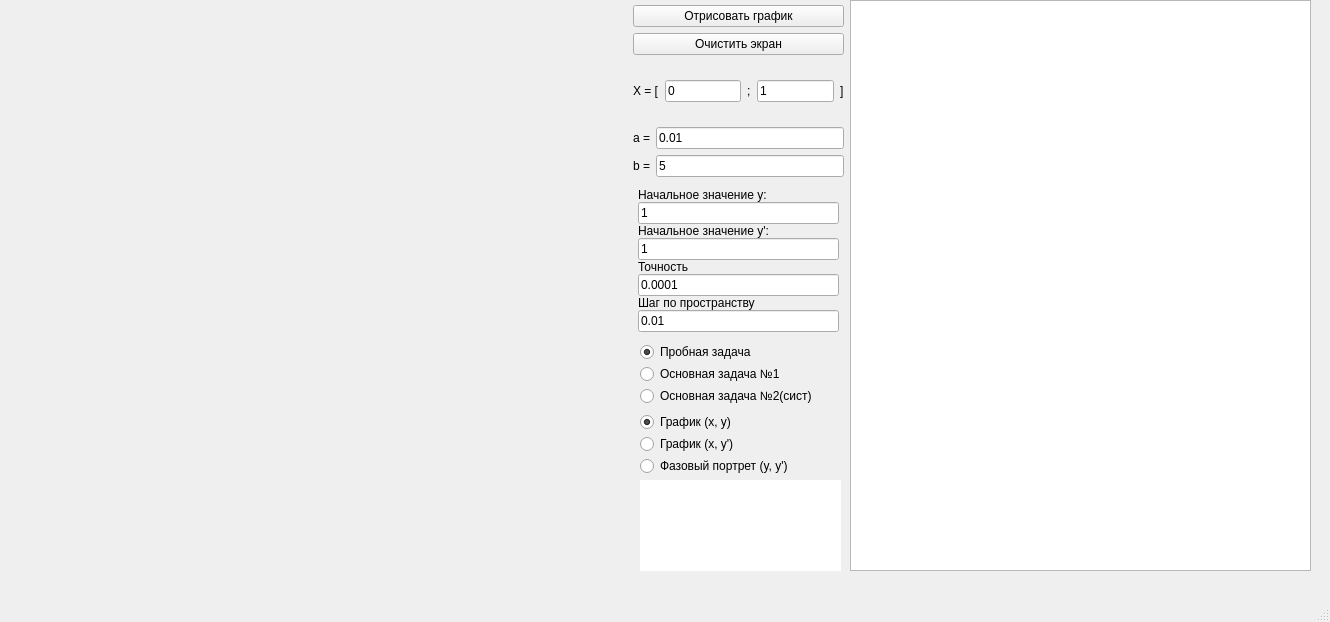
<?xml version="1.0" encoding="UTF-8"?>
<ui version="4.0">
 <class>MainWindow</class>
 <widget class="QMainWindow" name="MainWindow">
  <property name="geometry">
   <rect>
    <x>0</x>
    <y>0</y>
    <width>1330</width>
    <height>622</height>
   </rect>
  </property>
  <property name="windowTitle">
   <string>Лабораторная работа 1</string>
  </property>
  <widget class="QWidget" name="centralwidget">
   <widget class="QWidget" name="verticalLayoutWidget">
    <property name="geometry">
     <rect>
      <x>628</x>
      <y>0</y>
      <width>221</width>
      <height>342</height>
     </rect>
    </property>
    <layout class="QVBoxLayout" name="verticalLayout_5">
     <property name="leftMargin">
      <number>5</number>
     </property>
     <property name="topMargin">
      <number>5</number>
     </property>
     <property name="rightMargin">
      <number>5</number>
     </property>
     <property name="bottomMargin">
      <number>5</number>
     </property>
     <item>
      <widget class="QPushButton" name="Draw_but_3">
       <property name="text">
        <string>Отрисовать график</string>
       </property>
      </widget>
     </item>
     <item>
      <widget class="QPushButton" name="Clear_But_3">
       <property name="text">
        <string>Очистить экран</string>
       </property>
      </widget>
     </item>
     <item>
      <layout class="QHBoxLayout" name="horizontalLayout_8">
       <item>
        <widget class="QLabel" name="label_17">
         <property name="text">
          <string>X = [</string>
         </property>
        </widget>
       </item>
       <item>
        <widget class="QLineEdit" name="X_EDIT_MIN">
         <property name="text">
          <string>0</string>
         </property>
         <property name="placeholderText">
          <string/>
         </property>
        </widget>
       </item>
       <item>
        <widget class="QLabel" name="label_18">
         <property name="text">
          <string>;</string>
         </property>
        </widget>
       </item>
       <item>
        <widget class="QLineEdit" name="X_EDIT_MAX">
         <property name="text">
          <string>1</string>
         </property>
         <property name="placeholderText">
          <string/>
         </property>
        </widget>
       </item>
       <item>
        <widget class="QLabel" name="label_19">
         <property name="text">
          <string>]</string>
         </property>
        </widget>
       </item>
      </layout>
     </item>
     <item>
      <layout class="QVBoxLayout" name="verticalLayout_8">
       <item>
        <layout class="QHBoxLayout" name="horizontalLayout_4">
         <item>
          <widget class="QLabel" name="label">
           <property name="text">
            <string>a =</string>
           </property>
          </widget>
         </item>
         <item>
          <widget class="QLineEdit" name="a_param_input">
           <property name="text">
            <string>0.01</string>
           </property>
           <property name="placeholderText">
            <string/>
           </property>
          </widget>
         </item>
        </layout>
       </item>
       <item>
        <layout class="QHBoxLayout" name="horizontalLayout_5">
         <item>
          <widget class="QLabel" name="label_2">
           <property name="text">
            <string>b =</string>
           </property>
          </widget>
         </item>
         <item>
          <widget class="QLineEdit" name="b_param_input">
           <property name="text">
            <string>5</string>
           </property>
           <property name="maxLength">
            <number>32767</number>
           </property>
           <property name="placeholderText">
            <string/>
           </property>
          </widget>
         </item>
        </layout>
       </item>
      </layout>
     </item>
     <item>
      <layout class="QVBoxLayout" name="verticalLayout_2">
       <property name="spacing">
        <number>0</number>
       </property>
       <item>
        <layout class="QVBoxLayout" name="verticalLayout_6">
         <property name="spacing">
          <number>0</number>
         </property>
         <property name="leftMargin">
          <number>5</number>
         </property>
         <property name="topMargin">
          <number>5</number>
         </property>
         <property name="rightMargin">
          <number>5</number>
         </property>
         <property name="bottomMargin">
          <number>5</number>
         </property>
         <item>
          <layout class="QVBoxLayout" name="verticalLayout_7">
           <property name="spacing">
            <number>0</number>
           </property>
           <item>
            <widget class="QLabel" name="label_25">
             <property name="text">
              <string>Начальное значение y:</string>
             </property>
            </widget>
           </item>
           <item>
            <widget class="QLineEdit" name="Start_Posit">
             <property name="text">
              <string>1</string>
             </property>
             <property name="placeholderText">
              <string/>
             </property>
            </widget>
           </item>
           <item>
            <widget class="QLabel" name="label_4">
             <property name="text">
              <string>Начальное значение y':</string>
             </property>
            </widget>
           </item>
           <item>
            <widget class="QLineEdit" name="Start_y_for_sys">
             <property name="text">
              <string>1</string>
             </property>
             <property name="placeholderText">
              <string/>
             </property>
            </widget>
           </item>
          </layout>
         </item>
         <item>
          <widget class="QLabel" name="label_23">
           <property name="text">
            <string>Точность</string>
           </property>
          </widget>
         </item>
         <item>
          <widget class="QLineEdit" name="Acc_Edit_3">
           <property name="text">
            <string>0.0001</string>
           </property>
           <property name="placeholderText">
            <string/>
           </property>
          </widget>
         </item>
         <item>
          <widget class="QLabel" name="label_24">
           <property name="text">
            <string>Шаг по пространству</string>
           </property>
          </widget>
         </item>
         <item>
          <widget class="QLineEdit" name="StepEdit_3">
           <property name="text">
            <string>0.01</string>
           </property>
           <property name="placeholderText">
            <string/>
           </property>
          </widget>
         </item>
        </layout>
       </item>
      </layout>
     </item>
    </layout>
   </widget>
   <widget class="QWidget" name="horizontalLayoutWidget">
    <property name="geometry">
     <rect>
      <x>10</x>
      <y>0</y>
      <width>621</width>
      <height>571</height>
     </rect>
    </property>
    <layout class="QHBoxLayout" name="horizontalLayout_10"/>
   </widget>
   <widget class="QWidget" name="verticalLayoutWidget_2">
    <property name="geometry">
     <rect>
      <x>640</x>
      <y>340</y>
      <width>201</width>
      <height>71</height>
     </rect>
    </property>
    <layout class="QVBoxLayout" name="verticalLayout">
     <property name="spacing">
      <number>0</number>
     </property>
     <item>
      <widget class="QRadioButton" name="Test_task_button">
       <property name="text">
        <string>Пробная задача</string>
       </property>
       <property name="checked">
        <bool>true</bool>
       </property>
      </widget>
     </item>
     <item>
      <widget class="QRadioButton" name="main_task">
       <property name="text">
        <string>Основная задача №1</string>
       </property>
      </widget>
     </item>
     <item>
      <widget class="QRadioButton" name="main_task_syst">
       <property name="text">
        <string>Основная задача №2(сист)</string>
       </property>
      </widget>
     </item>
    </layout>
   </widget>
   <widget class="QTableWidget" name="tableWidget">
    <property name="geometry">
     <rect>
      <x>850</x>
      <y>0</y>
      <width>461</width>
      <height>571</height>
     </rect>
    </property>
   </widget>
   <widget class="QWidget" name="verticalLayoutWidget_4">
    <property name="geometry">
     <rect>
      <x>640</x>
      <y>410</y>
      <width>201</width>
      <height>71</height>
     </rect>
    </property>
    <layout class="QVBoxLayout" name="verticalLayout_4">
     <property name="spacing">
      <number>0</number>
     </property>
     <item>
      <widget class="QRadioButton" name="xy1">
       <property name="text">
        <string>График (x, y)</string>
       </property>
       <property name="checked">
        <bool>true</bool>
       </property>
      </widget>
     </item>
     <item>
      <widget class="QRadioButton" name="xy2">
       <property name="text">
        <string>График (x, y')</string>
       </property>
      </widget>
     </item>
     <item>
      <widget class="QRadioButton" name="y1y2">
       <property name="text">
        <string>Фазовый портрет (y, y')</string>
       </property>
      </widget>
     </item>
    </layout>
   </widget>
   <widget class="QTextBrowser" name="aux_info">
    <property name="geometry">
     <rect>
      <x>640</x>
      <y>480</y>
      <width>201</width>
      <height>91</height>
     </rect>
    </property>
    <property name="frameShape">
     <enum>QFrame::NoFrame</enum>
    </property>
   </widget>
  </widget>
  <widget class="QMenuBar" name="menubar">
   <property name="geometry">
    <rect>
     <x>0</x>
     <y>0</y>
     <width>1330</width>
     <height>21</height>
    </rect>
   </property>
  </widget>
  <widget class="QStatusBar" name="statusbar"/>
 </widget>
 <resources/>
 <connections/>
</ui>
